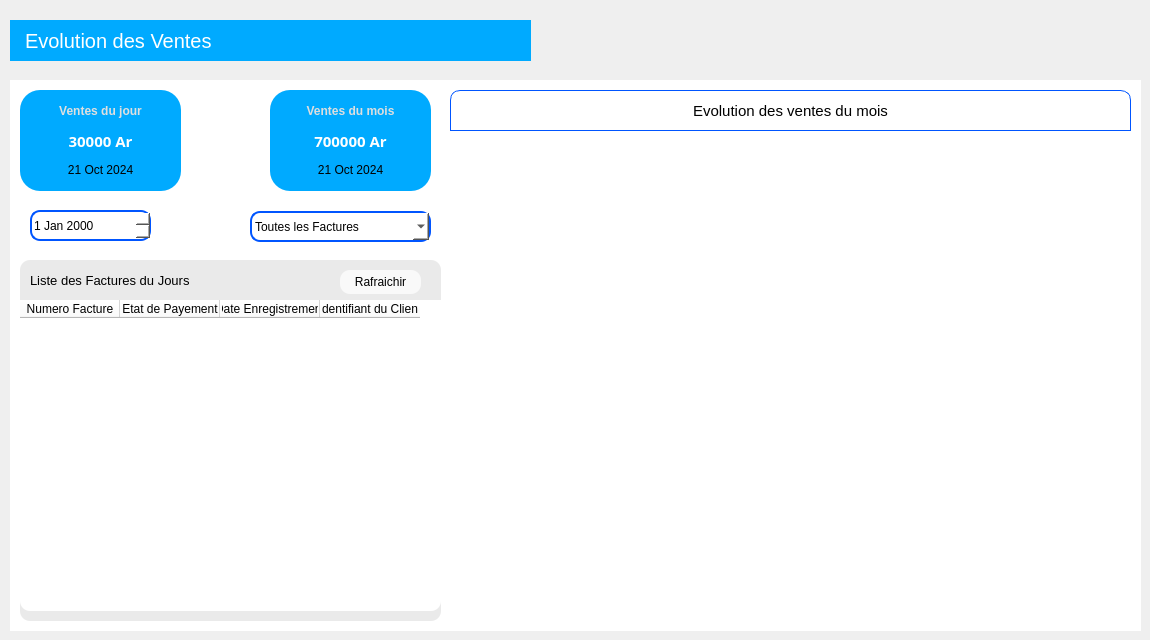
               <widget class="QWidget" name="dashboardPage">
                <widget class="QLabel" name="label">
                 <property name="geometry">
                  <rect>
                   <x>10</x>
                   <y>20</y>
                   <width>521</width>
                   <height>41</height>
                  </rect>
                 </property>
                 <property name="font">
                  <font>
                   <pointsize>15</pointsize>
                  </font>
                 </property>
                 <property name="styleSheet">
                  <string notr="true">background-color: rgb(0, 170, 255);
color: white;
padding-left: 10px;</string>
                 </property>
                 <property name="text">
                  <string>Evolution des Ventes</string>
                 </property>
                </widget>
                <widget class="QWidget" name="widget_7" native="true">
                 <property name="geometry">
                  <rect>
                   <x>10</x>
                   <y>80</y>
                   <width>1131</width>
                   <height>551</height>
                  </rect>
                 </property>
                 <property name="styleSheet">
                  <string notr="true">background-color: white;
</string>
                 </property>
                 <widget class="QFrame" name="frame_23">
                  <property name="geometry">
                   <rect>
                    <x>10</x>
                    <y>10</y>
                    <width>161</width>
                    <height>101</height>
                   </rect>
                  </property>
                  <property name="styleSheet">
                   <string notr="true">background-color: rgb(0, 170, 255);
border-radius: 20px;</string>
                  </property>
                  <property name="frameShape">
                   <enum>QFrame::Shape::StyledPanel</enum>
                  </property>
                  <property name="frameShadow">
                   <enum>QFrame::Shadow::Raised</enum>
                  </property>
                  <layout class="QVBoxLayout" name="verticalLayout_10">
                   <item>
                    <widget class="QLabel" name="label_21">
                     <property name="font">
                      <font>
                       <bold>true</bold>
                      </font>
                     </property>
                     <property name="styleSheet">
                      <string notr="true">background-color: transparent;
color: #dfdfdf;</string>
                     </property>
                     <property name="text">
                      <string>Ventes du jour</string>
                     </property>
                     <property name="alignment">
                      <set>Qt::AlignmentFlag::AlignCenter</set>
                     </property>
                    </widget>
                   </item>
                   <item>
                    <widget class="QLabel" name="vente_jour">
                     <property name="font">
                      <font>
                       <family>Nirmala UI Semilight</family>
                       <pointsize>11</pointsize>
                       <bold>true</bold>
                      </font>
                     </property>
                     <property name="styleSheet">
                      <string notr="true">color: #fefeff;
background: transparent;</string>
                     </property>
                     <property name="text">
                      <string>30000 Ar</string>
                     </property>
                     <property name="alignment">
                      <set>Qt::AlignmentFlag::AlignCenter</set>
                     </property>
                    </widget>
                   </item>
                   <item>
                    <widget class="QLabel" name="label_23">
                     <property name="styleSheet">
                      <string notr="true">background: transparent;</string>
                     </property>
                     <property name="text">
                      <string>21 Oct 2024</string>
                     </property>
                     <property name="alignment">
                      <set>Qt::AlignmentFlag::AlignCenter</set>
                     </property>
                    </widget>
                   </item>
                  </layout>
                 </widget>
                 <widget class="QFrame" name="frame_26">
                  <property name="geometry">
                   <rect>
                    <x>260</x>
                    <y>10</y>
                    <width>161</width>
                    <height>101</height>
                   </rect>
                  </property>
                  <property name="styleSheet">
                   <string notr="true">background-color: rgb(0, 170, 255);
border-radius: 20px;</string>
                  </property>
                  <property name="frameShape">
                   <enum>QFrame::Shape::StyledPanel</enum>
                  </property>
                  <property name="frameShadow">
                   <enum>QFrame::Shadow::Raised</enum>
                  </property>
                  <layout class="QVBoxLayout" name="verticalLayout_13">
                   <item>
                    <widget class="QLabel" name="label_30">
                     <property name="font">
                      <font>
                       <bold>true</bold>
                      </font>
                     </property>
                     <property name="styleSheet">
                      <string notr="true">background-color: transparent;
color: #dedede;</string>
                     </property>
                     <property name="text">
                      <string>Ventes du mois</string>
                     </property>
                     <property name="alignment">
                      <set>Qt::AlignmentFlag::AlignCenter</set>
                     </property>
                    </widget>
                   </item>
                   <item>
                    <widget class="QLabel" name="vente_mois">
                     <property name="font">
                      <font>
                       <family>Nirmala UI Semilight</family>
                       <pointsize>11</pointsize>
                       <bold>true</bold>
                      </font>
                     </property>
                     <property name="styleSheet">
                      <string notr="true">color: #fefeff;
background: transparent;</string>
                     </property>
                     <property name="text">
                      <string>700000 Ar</string>
                     </property>
                     <property name="alignment">
                      <set>Qt::AlignmentFlag::AlignCenter</set>
                     </property>
                    </widget>
                   </item>
                   <item>
                    <widget class="QLabel" name="label_32">
                     <property name="styleSheet">
                      <string notr="true">background: transparent;</string>
                     </property>
                     <property name="text">
                      <string>21 Oct 2024</string>
                     </property>
                     <property name="alignment">
                      <set>Qt::AlignmentFlag::AlignCenter</set>
                     </property>
                    </widget>
                   </item>
                  </layout>
                 </widget>
                 <widget class="QFrame" name="frame_27">
                  <property name="geometry">
                   <rect>
                    <x>10</x>
                    <y>180</y>
                    <width>421</width>
                    <height>361</height>
                   </rect>
                  </property>
                  <property name="styleSheet">
                   <string notr="true">QFrame{
	background: rgb(234, 234, 234);
	border-radius: 10px;
}</string>
                  </property>
                  <property name="frameShape">
                   <enum>QFrame::Shape::StyledPanel</enum>
                  </property>
                  <property name="frameShadow">
                   <enum>QFrame::Shadow::Raised</enum>
                  </property>
                  <widget class="QLabel" name="label_33">
                   <property name="geometry">
                    <rect>
                     <x>10</x>
                     <y>10</y>
                     <width>171</width>
                     <height>21</height>
                    </rect>
                   </property>
                   <property name="font">
                    <font>
                     <pointsize>10</pointsize>
                    </font>
                   </property>
                   <property name="text">
                    <string>Liste des Factures du Jours</string>
                   </property>
                  </widget>
                  <widget class="QPushButton" name="pushButton_2">
                   <property name="geometry">
                    <rect>
                     <x>320</x>
                     <y>10</y>
                     <width>81</width>
                     <height>24</height>
                    </rect>
                   </property>
                   <property name="cursor">
                    <cursorShape>PointingHandCursor</cursorShape>
                   </property>
                   <property name="styleSheet">
                    <string notr="true">border-radius: 10px;
background: rgb(249, 249, 249);</string>
                   </property>
                   <property name="text">
                    <string>Rafraichir</string>
                   </property>
                  </widget>
                  <widget class="QTableWidget" name="facture_tableWidget">
                   <property name="geometry">
                    <rect>
                     <x>0</x>
                     <y>40</y>
                     <width>421</width>
                     <height>311</height>
                    </rect>
                   </property>
                   <property name="styleSheet">
                    <string notr="true">background-color: white;</string>
                   </property>
                   <property name="alternatingRowColors">
                    <bool>true</bool>
                   </property>
                   <column>
                    <property name="text">
                     <string>Numero Facture</string>
                    </property>
                   </column>
                   <column>
                    <property name="text">
                     <string>Etat de Payement</string>
                    </property>
                   </column>
                   <column>
                    <property name="text">
                     <string>Date Enregistrement</string>
                    </property>
                   </column>
                   <column>
                    <property name="text">
                     <string>Identifiant du Client</string>
                    </property>
                   </column>
                  </widget>
                 </widget>
                 <widget class="QWidget" name="verticalLayoutWidget">
                  <property name="geometry">
                   <rect>
                    <x>440</x>
                    <y>50</y>
                    <width>681</width>
                    <height>481</height>
                   </rect>
                  </property>
                  <layout class="QVBoxLayout" name="chartContainer"/>
                 </widget>
                 <widget class="QLabel" name="label_27">
                  <property name="geometry">
                   <rect>
                    <x>440</x>
                    <y>10</y>
                    <width>681</width>
                    <height>41</height>
                   </rect>
                  </property>
                  <property name="font">
                   <font>
                    <pointsize>11</pointsize>
                   </font>
                  </property>
                  <property name="styleSheet">
                   <string notr="true">border: 1px solid rgb(0, 85, 255);
border-top-left-radius: 10px;
border-top-right-radius: 10px;</string>
                  </property>
                  <property name="text">
                   <string>Evolution des ventes du mois</string>
                  </property>
                  <property name="alignment">
                   <set>Qt::AlignmentFlag::AlignCenter</set>
                  </property>
                 </widget>
                 <widget class="QDateEdit" name="date_facture">
                  <property name="geometry">
                   <rect>
                    <x>20</x>
                    <y>130</y>
                    <width>121</width>
                    <height>31</height>
                   </rect>
                  </property>
                  <property name="styleSheet">
                   <string notr="true">border: 2px solid rgb(0, 85, 255);
border-radius: 10px;</string>
                  </property>
                 </widget>
                 <widget class="QComboBox" name="filter_facture_combo">
                  <property name="geometry">
                   <rect>
                    <x>240</x>
                    <y>131</y>
                    <width>181</width>
                    <height>31</height>
                   </rect>
                  </property>
                  <property name="styleSheet">
                   <string notr="true">border: 2px solid rgb(0, 85, 255);
border-radius: 10px;</string>
                  </property>
                  <item>
                   <property name="text">
                    <string>Toutes les Factures</string>
                   </property>
                  </item>
                  <item>
                   <property name="text">
                    <string>Factures Payer</string>
                   </property>
                  </item>
                  <item>
                   <property name="text">
                    <string>Facture Non Payer</string>
                   </property>
                  </item>
                 </widget>
                </widget>
               </widget>
